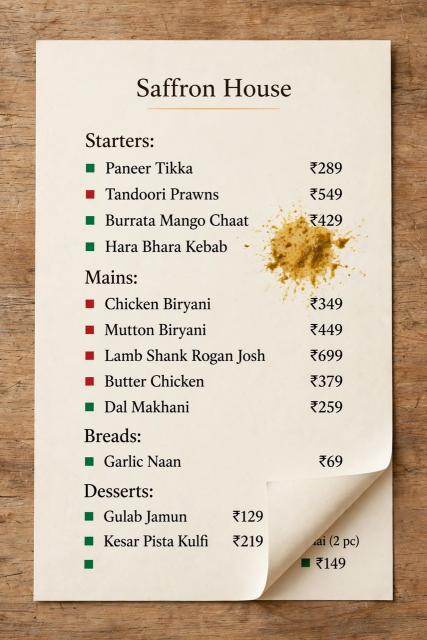
#> input picture apps/app/assets/images/demo/kitchen/menu-printed.jpg, 853 x 1280 px (shown at 1/2 size)
$ python feeds.py
#> lines starting #> are read from the running program, lines starting #| are printed output that depends on the picture
# python3 record/feeds.py [name ...]
# Turns still photos into camera feeds that look like a real camera being pointed at them: the camera arrives and settles,
# autofocus hunts, exposure settles, the hand drifts, the sensor has grain. Chromium plays each feed as its webcam
# (--use-file-for-fake-video-capture), so the app's real camera mode takes its picture from the feed.
# Writes out/<name>.mjpeg and out/<name>.json (when each take is steady, so the recorder knows when to tap).
import json
import math
import subprocess
import sys
from pathlib import Path

import numpy as np
from PIL import Image, ImageFilter

HERE = Path(__file__).parent
ROOT = HERE.parent.parent
DEMO = ROOT / 'apps/app/assets/images/demo'
GEN = HERE.parent / 'assets/generated'
OUT = HERE / 'out'
FPS = 30
W, H = 1280, 720

# A feed is a list of takes. Each take points the camera at one photo: it arrives (or is already there, for a mounted
# camera), holds for `hold` seconds, then leaves quickly before the next take.
FEEDS = {
    'menu': {
        'mount': 'hand',
        'table': True,
        'zoom': 1.04,
        'takes': [{'photo': DEMO / 'kitchen/menu-printed.jpg', 'hold': 40}],
    },
    'pass': {
        'mount': 'fixed',
        'slide': {'counter': GEN / 'pass/frame-empty.png', 'photo': DEMO / 'chicken-biryani/pass-onions-missing.jpg', 'at': 1.4, 'for': 0.9},
        'takes': [{'photo': DEMO / 'chicken-biryani/pass-onions-missing.jpg', 'hold': 45}],
    },
    # Phone feeds are portrait, as a phone camera held upright gives them.
    'guest': {
        'mount': 'hand',
        'size': (720, 1280),
        'zoom': 1.06,
        'takes': [{'photo': DEMO / 'chicken-biryani/guest-table-7.jpg', 'hold': 40}],
    },
    'larder': {
        'mount': 'hand',
        'size': (720, 1280),
        'zoom': 1.02,
        'takes': [{'photo': DEMO / 'larder/dry-store.jpg', 'hold': 40}],
    },
    'golden': {
        'mount': 'hand',
        'counter': GEN / 'pass/frame-empty.png',
        'takes': [
            {'photo': DEMO / 'chicken-biryani/golden-1.jpg', 'hold': 4.5},
            {'photo': DEMO / 'chicken-biryani/golden-2.jpg', 'hold': 4.5},
            {'photo': DEMO / 'chicken-biryani/golden-3.jpg', 'hold': 30},
        ],
    },
}

ARRIVE, LEAVE = 1.1, 0.45
ZOOM = 1.12  # how far in the settled camera sits, so the hand has room to move inside the photo


def ease(x):
    x = min(max(x, 0.0), 1.0)
    return 1 - (1 - x) ** 3


class Hand:
    """Smooth, slightly irregular drift: a few sines with random phases, like a hand trying to hold still."""

    # [4 lines left out: function __init__, not called in this run]

    def __call__(self, t):
        return self.amp * sum(a * math.sin(2 * math.pi * f * t + p) for f, p, a in self.parts) / 2.2


# [65 lines left out: functions camera, render, on_counter, grade, not called in this run]


def on_table(photo):
    """The printed page lifted off its photo and laid on a wider wooden table (Muse Image), with a soft shadow under it,
    so a landscape camera has table on both sides of a portrait menu."""
    px = np.asarray(photo.convert('L'), np.float32)
    rows, cols = np.where(px > 200)
    box = (int(np.percentile(cols, 0.5)), int(np.percentile(rows, 0.5)), int(np.percentile(cols, 99.5)), int(np.percentile(rows, 99.5)))
    card = photo.crop(box)
    ch = round(card.height * 1.42)
    cw = round(ch * 16 / 9)
    bg = Image.open(GEN / 'menu/table.png').convert('RGB').resize((cw, ch), Image.LANCZOS)
    x, y = (cw - card.width) // 2, (ch - card.height) // 2
    shadow = Image.new('L', (cw, ch), 0)
    shadow.paste(255, (x + 10, y + 16, x + card.width + 10, y + card.height + 16))
    shadow = shadow.filter(ImageFilter.GaussianBlur(22))
    bg = Image.composite(Image.new('RGB', (cw, ch), (40, 26, 16)), bg, shadow.point(lambda v: int(v * 0.55)))
    bg.paste(card, (x, y))
    return bg


# [38 lines left out: functions plate_mask, slide_frames, not called in this run]


def vignette():
    y, x = np.mgrid[0:H, 0:W]
    d = np.sqrt(((x - W / 2) / (W / 2)) ** 2 + ((y - H / 2) / (H / 2)) ** 2)
    return (1 - 0.22 * np.clip(d - 0.35, 0, 1) ** 1.6)[..., None]


def make(name, spec):
#> called with name = 'menu'
    global W, H
    W, H = spec.get('size', (1280, 720))
    OUT.mkdir(exist_ok=True)
    rng = np.random.default_rng(7)
    vig = vignette()
    takes = spec['takes']
    mount = spec['mount']
    starts, t0 = [], 0.0
    for tk in takes:
        starts.append(t0)
        t0 += (0 if mount == 'fixed' else ARRIVE) + tk['hold'] + (0 if mount == 'fixed' else LEAVE)
    total = t0
    srcs = [Image.open(tk['photo']).convert('RGB') for tk in takes]
#> srcs = 1 item
    if spec.get('counter'):
        srcs = [on_counter(x, spec['counter']) for x in srcs]
    if spec.get('table'):
        srcs = [on_table(x) for x in srcs]
#> in on_table, `card = photo.crop(box)`:
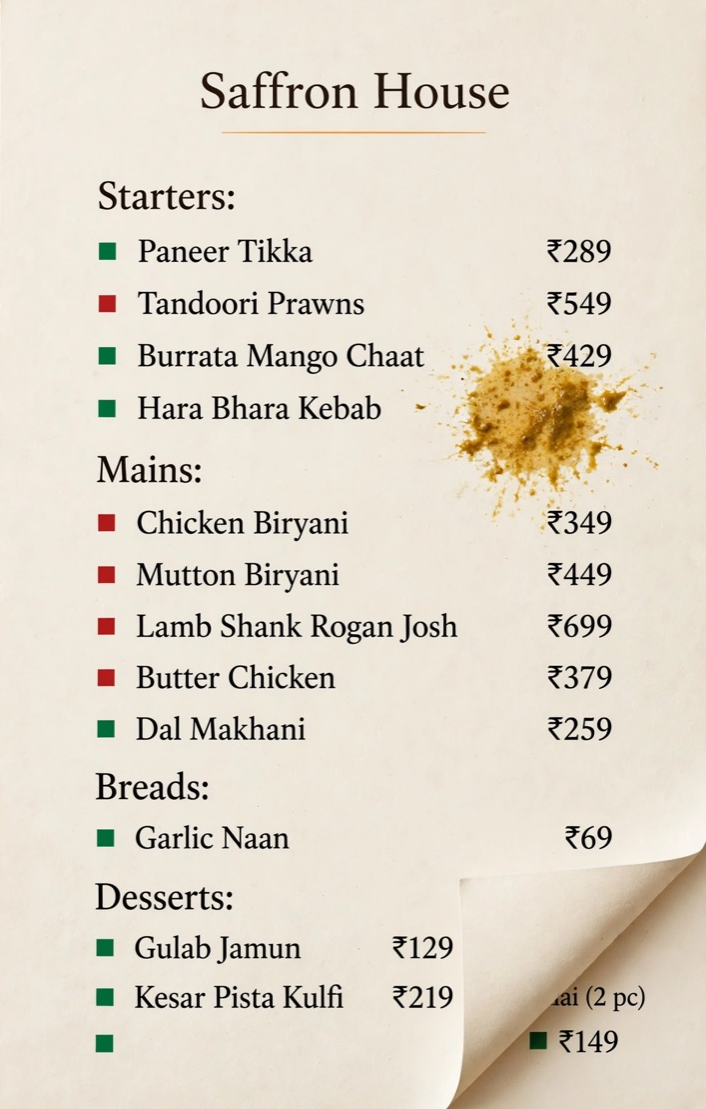
#> card: PIL image 706x1109 RGB; mean R, G, B 225.2, 216.6, 202.4
    global ZOOM
    ZOOM = spec.get('zoom', 1.12 if mount == 'hand' else 1.02)
    slide = slide_frames(spec) if spec.get('slide') else None
    hands = [Hand(i + 1, 1.0) for i in range(3)]
    ff = subprocess.Popen(['ffmpeg', '-y', '-loglevel', 'error', '-f', 'rawvideo', '-pix_fmt', 'rgb24', '-s', f'{W}x{H}', '-r', str(FPS),
                           '-i', '-', '-c:v', 'mjpeg', '-q:v', '3', '-pix_fmt', 'yuvj420p', str(OUT / f'{name}.mjpeg')], stdin=subprocess.PIPE)
    prev = None
    for n in range(int(total * FPS)):
        t = n / FPS
        k = max(i for i, s in enumerate(starts) if s <= t)
        tt = t - starts[k]
        dx, dy, zoom, roll, focus, exposure = camera(tt, takes[k]['hold'], hands, mount)
        frame = render(slide(t) if slide else srcs[k], dx, dy, zoom, roll)
        # Motion blur while the camera moves fast: blend with the previous position.
        if prev is not None:
            speed = math.hypot(dx - prev[0], dy - prev[1]) * W
            if speed > 6:
                frame = Image.blend(frame, render(srcs[k], (dx + prev[0]) / 2, (dy + prev[1]) / 2, zoom, roll), 0.5)
                frame = frame.filter(ImageFilter.BoxBlur(min(speed / 10, 6)))
        prev = (dx, dy)
        if focus > 0.2:
            frame = frame.filter(ImageFilter.GaussianBlur(focus))
        px = np.asarray(frame, dtype=np.float32) / 255
        px = grade(px * exposure * vig)
        px += rng.normal(0, 0.012, (H, W, 1)).astype(np.float32)  # sensor grain, luminance only
        ff.stdin.write((np.clip(px, 0, 1) * 255).astype(np.uint8).tobytes())
    ff.stdin.close()
    ff.wait()
    # When each take is settled and sharp: the recorder taps the shutter inside these windows.
    steady = [{'photo': tk['photo'].name, 'from': round(s + (0 if mount == 'fixed' else ARRIVE) + 0.3, 2),
               'to': round(s + (0 if mount == 'fixed' else ARRIVE) + tk['hold'], 2)} for s, tk in zip(starts, takes)]
    (OUT / f'{name}.json').write_text(json.dumps({'fps': FPS, 'size': [W, H], 'duration': round(total, 2), 'steady': steady}, indent=2))
    print(f'✓ {name}: {total:.1f}s, {len(takes)} takes')


for name in sys.argv[1:] or FEEDS:
#> (the run stopped early here; a loop or call above may not have finished)
